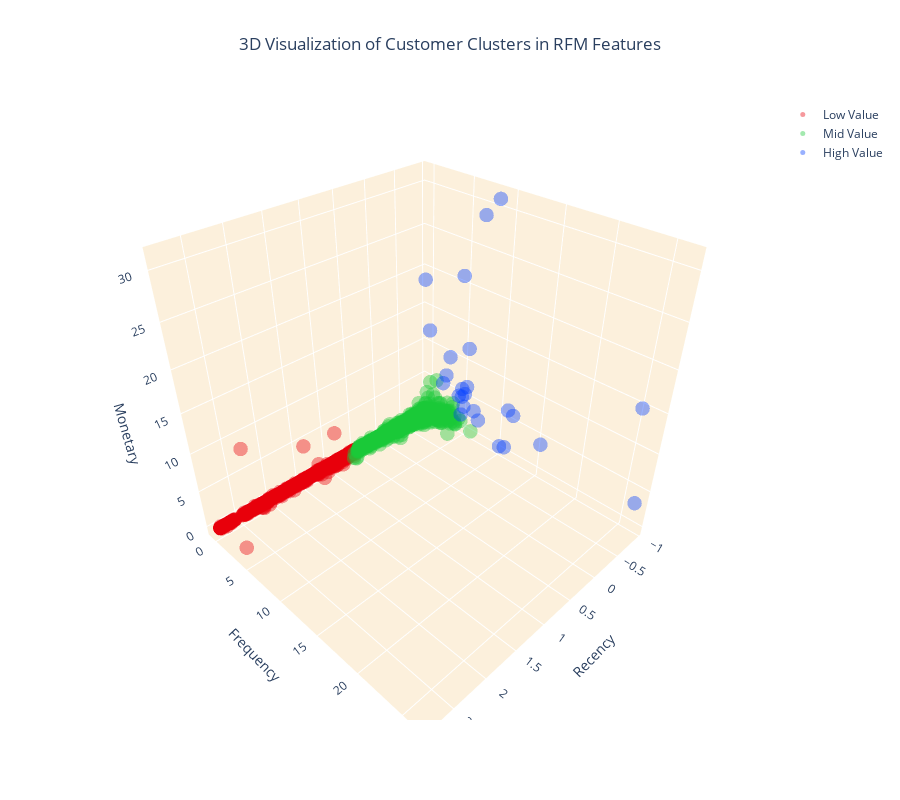

Notebook code for this chart:
### Code cell
import plotly.graph_objects as go

# Setting up the color scheme for the clusters (RGB order)
colors = ['#e8000b', '#1ac938', '#023eff', '#00ffff', '#07800f']

# Create separate data frames for each cluster
cluster_low = df_cluster_scaled[df_cluster_scaled['Cluster'] == 0]
cluster_mid = df_cluster_scaled[df_cluster_scaled['Cluster'] == 1]
cluster_high = df_cluster_scaled[df_cluster_scaled['Cluster'] == 2]
# cluster_high_max = df_cluster_scaled[df_cluster_scaled['Cluster'] == 3]


# Create a 3D scatter plot
fig = go.Figure()

# Add data points for each cluster separately and specify the color
fig.add_trace(go.Scatter3d(x=cluster_low['Recency'], y=cluster_low['Frequency'], z=cluster_low['Monetary'], 
                           mode='markers', marker=dict(color=colors[0], size=5, opacity=0.4), name='Low Value'))
fig.add_trace(go.Scatter3d(x=cluster_mid['Recency'], y=cluster_mid['Frequency'], z=cluster_mid['Monetary'], 
                           mode='markers', marker=dict(color=colors[1], size=5, opacity=0.4), name='Mid Value'))
fig.add_trace(go.Scatter3d(x=cluster_high['Recency'], y=cluster_high['Frequency'], z=cluster_high['Monetary'], 
                           mode='markers', marker=dict(color=colors[2], size=5, opacity=0.4), name='High Value'))
# fig.add_trace(go.Scatter3d(x=cluster_high_max['Recency'], y=cluster_high_max['Frequency'], z=cluster_high_max['Monetary'], 
#                            mode='markers', marker=dict(color=colors[3], size=5, opacity=0.4), name='High Value Max'))
# fig.add_trace(go.Scatter3d(x=cluster_high_pro['Recency'], y=cluster_high_pro['Frequency'], z=cluster_high_pro['Monetary'], 
#                            mode='markers', marker=dict(color=colors[4], size=5, opacity=0.4), name='High Value'))
# Set the title and layout details
fig.update_layout(
    title=dict(text='3D Visualization of Customer Clusters in RFM Features', x=0.5),
    scene=dict(
        xaxis=dict(backgroundcolor="#fcf0dc", gridcolor='white', title='Recency'),
        yaxis=dict(backgroundcolor="#fcf0dc", gridcolor='white', title='Frequency'),
        zaxis=dict(backgroundcolor="#fcf0dc", gridcolor='white', title='Monetary'),
    ),
    width=900,
    height=800
)

# Show the plot
fig.show()

### Figure 1 — Plotly figure (JSON) as saved in the notebook; plotly's stock layout.template omitted (floating-point values rounded to 4 significant figures; data arrays with more than 128 entries replaced by an {"elided": "..."} marker saying what was removed)
{"data": [{"marker": {"color": "#e8000b", "opacity": 0.4, "size": 5}, "mode": "markers", "name": "Low Value", "type": "scatter3d", "x": {"elided": "1088 float values"}, "y": {"elided": "1088 float values"}, "z": {"elided": "1088 float values"}}, {"marker": {"color": "#1ac938", "opacity": 0.4, "size": 5}, "mode": "markers", "name": "Mid Value", "type": "scatter3d", "x": {"elided": "3221 float values"}, "y": {"elided": "3221 float values"}, "z": {"elided": "3221 float values"}}, {"marker": {"color": "#023eff", "opacity": 0.4, "size": 5}, "mode": "markers", "name": "High Value", "type": "scatter3d", "x": [-0.6812, -0.9208, -0.8908, -0.9008, -0.9108, -0.8908, -0.9108, -0.8309, -0.8409, -0.9108, -0.9108, -0.9108, -0.8908, -0.9208, -0.8509, -0.8908, -0.5414, -0.751, -0.9208, -0.8808, -0.8409, -0.9008, -0.9108, -0.9108, -0.9208], "y": [2.064, 26.43, 10.71, 12.15, 7.566, 5.994, 6.911, 6.518, 5.208, 11.23, 8.876, 25.38, 5.732, 11.36, 2.85, 5.601, 7.566, 6.125, -0.2941, 3.112, 5.47, 3.505, 15.69, 5.208, 7.304], "z": [13.76, 3.402, 1.029, 6.378, 2.93, 7.076, 3.945, 12.88, 5.558, 1.121, 31.11, 15.07, 5.896, 6.596, 6.089, 3.942, 7.956, 3.667, 18.69, 7.257, 21.62, 9.997, 4.373, 6.289, 28.93]}], "layout": {"height": 800, "scene": {"xaxis": {"backgroundcolor": "#fcf0dc", "gridcolor": "white", "title": {"text": "Recency"}}, "yaxis": {"backgroundcolor": "#fcf0dc", "gridcolor": "white", "title": {"text": "Frequency"}}, "zaxis": {"backgroundcolor": "#fcf0dc", "gridcolor": "white", "title": {"text": "Monetary"}}}, "title": {"text": "3D Visualization of Customer Clusters in RFM Features", "x": 0.5}, "width": 900}}
